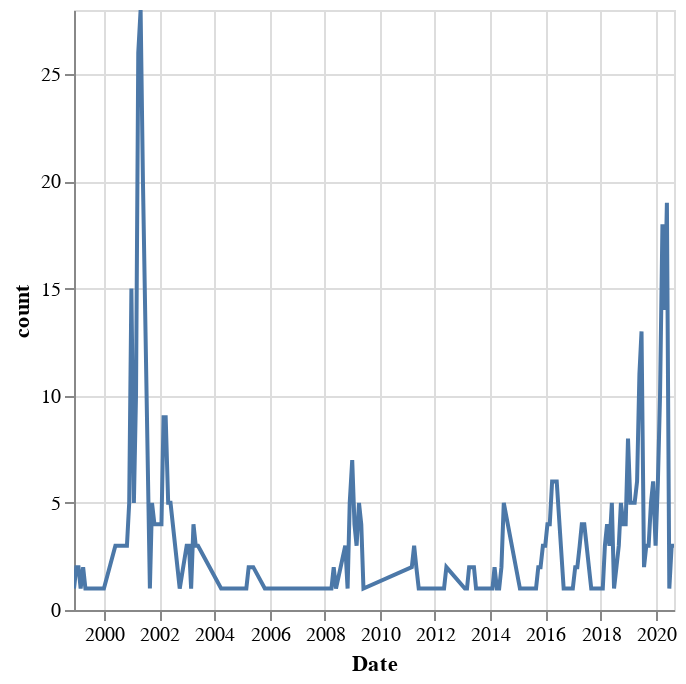

Notebook code cell kept with this figure:
### Code cell
# df.filter(c('Date').dt.month_start() == datetime.fromisoformat('2014-06-01'))['wt'].sum()
df.filter(c("wt").is_null() | c("wt").eq(0))["Date"].value_counts().plot.line(
    "Date", "count"
)

### Figure 1 — Vega-Lite specification as saved in the notebook (floating-point values rounded to 4 significant figures; data arrays with more than 128 entries replaced by an {"elided": "..."} marker saying what was removed)
{"config": {"view": {"continuousWidth": 300, "continuousHeight": 300}}, "data": {"name": "data-14864aad4e19e19c685e1d037bd5b214"}, "mark": {"type": "line", "tooltip": true}, "encoding": {"x": {"field": "Date", "type": "temporal"}, "y": {"field": "count", "type": "quantitative"}}, "params": [{"name": "param_1", "select": {"type": "interval", "encodings": ["x", "y"]}, "bind": "scales"}], "$schema": "https://vega.github.io/schema/vega-lite/v5.20.1.json", "datasets": {"data-14864aad4e19e19c685e1d037bd5b214": {"elided": "145 records"}}}
